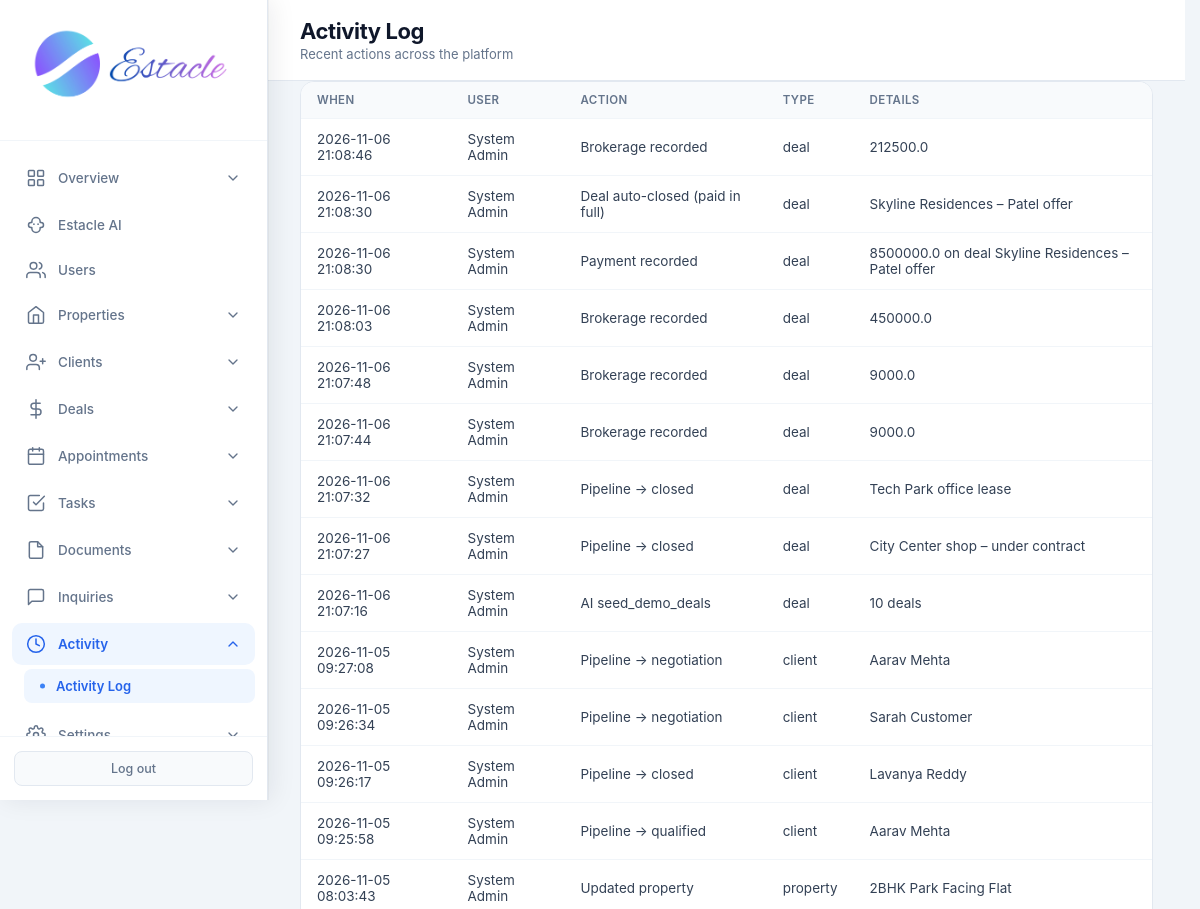
The page /admin/activity (signed in, upper part) on the database as committed earlier.
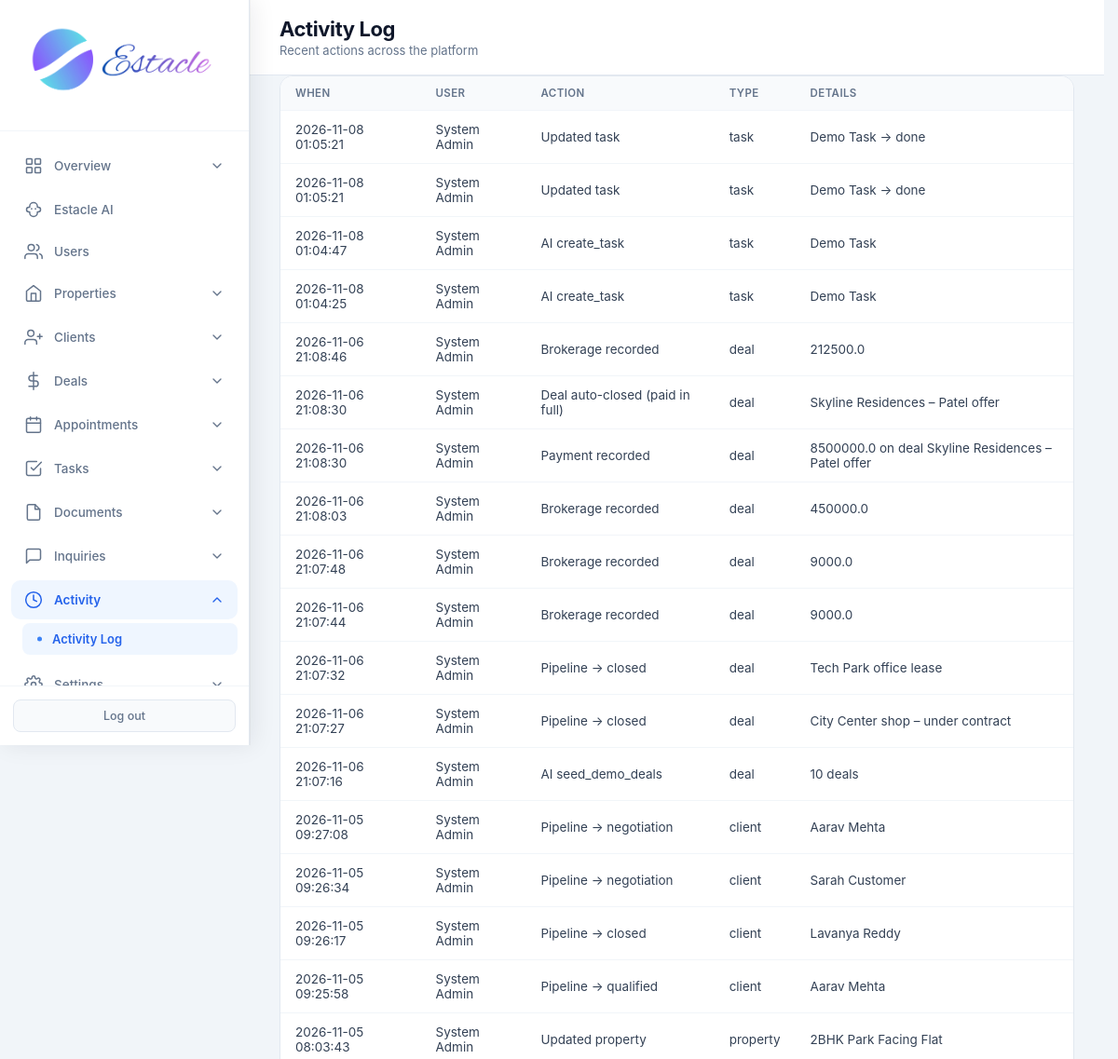
The same page on the database as committed later.
### tables this page shows
CREATE TABLE activity_log (
            id INTEGER PRIMARY KEY AUTOINCREMENT,
            user_id INTEGER,
            action TEXT NOT NULL,
            entity_type TEXT,
            entity_id INTEGER,
            details TEXT,
            created_at TIMESTAMP DEFAULT CURRENT_TIMESTAMP,
            FOREIGN KEY (user_id) REFERENCES users (id)
        );

CREATE TABLE users (
            id INTEGER PRIMARY KEY AUTOINCREMENT,
            email TEXT UNIQUE NOT NULL,
            password TEXT NOT NULL,
            full_name TEXT NOT NULL,
            role TEXT NOT NULL CHECK(role IN ('admin', 'agent', 'customer')),
            phone TEXT,
            created_at TIMESTAMP DEFAULT CURRENT_TIMESTAMP,
            is_active INTEGER DEFAULT 1
        , avatar TEXT, last_seen TIMESTAMP, job_title TEXT, department TEXT, employee_id TEXT, license_no TEXT, commission_rate REAL, alt_phone TEXT, address TEXT, city TEXT, state TEXT, country TEXT, postal_code TEXT, notes TEXT, hire_date TEXT, timezone TEXT);

### routes/admin/activity.py (the view)
@admin.route('/admin/activity')
@login_required
@role_required('admin')
def admin_activity():
    db = get_db()
    logs = db.execute(
        "SELECT a.*, u.full_name as user_name FROM activity_log a LEFT JOIN users u ON a.user_id = u.id ORDER BY a.created_at DESC LIMIT 100"
    ).fetchall()
    return render_template('admin_activity.html', logs=logs)

### core/db.py (called while the page is built)
def get_db():
    if 'db' not in g:
        g.db = sqlite3.connect(current_app.config['DATABASE'])
        g.db.row_factory = sqlite3.Row
    return g.db

### core/helpers.py (called while the page is built)
def login_required(f):
    @wraps(f)
    def decorated_function(*args, **kwargs):
        if 'user_id' not in session:
            flash('Please log in to access this page.', 'warning')
            return redirect(url_for('auth.login'))
        return f(*args, **kwargs)
    return decorated_function

def role_required(*roles):
    def decorator(f):
        @wraps(f)
        def decorated_function(*args, **kwargs):
            if 'user_id' not in session:
                flash('Please log in to access this page.', 'warning')
                return redirect(url_for('auth.login'))
            if session.get('role') not in roles:
                flash('You do not have permission to access this page.', 'danger')
                return redirect(url_for('auth.role_redirect'))
            return f(*args, **kwargs)
        return decorated_function
    return decorator

### templates/admin_activity.html (shortened to what this page needs)
<!DOCTYPE html>
<html lang="en">
<head>
<link rel="stylesheet" href="{{ url_for('static', filename='css/admin.css') }}">
</head>
<body>
<div class="app-layout">
{% set active = 'activity' %}
{% include 'partials/admin_sidebar.html' %}
<main class="main-content">
<header class="top-bar">
<div><h1 class="page-title">Activity Log</h1><p class="page-subtitle">Recent actions across the platform</p></div>
</header>
<div class="panel full"><div class="table-wrap"><table>
<thead><tr><th>When</th><th>User</th><th>Action</th><th>Type</th><th>Details</th></tr></thead>
<tbody>
{% for a in logs %}
<tr>
<td>{{ a.created_at }}</td>
<td>{{ a.user_name or '—' }}</td>
<td>{{ a.action }}</td>
<td>{{ a.entity_type or '—' }}</td>
<td>{{ a.details or '—' }}</td>
</tr>
{% else %}<tr><td colspan="5" class="empty">No activity yet</td></tr>{% endfor %}
</tbody></table></div></div>
</main>
</div>
</body>
</html>

Rows that differ between the two databases and show on the page:
added activity_log: created_at "2026-11-08 01:05:21", full_name "System Admin", action "Updated task", entity_type "task", details "Demo Task → done"
added activity_log: created_at "2026-11-08 01:05:21", full_name "System Admin", action "Updated task", entity_type "task", details "Demo Task → done"
added activity_log: created_at "2026-11-08 01:04:47", full_name "System Admin", action "AI create_task", entity_type "task", details "Demo Task"
added activity_log: created_at "2026-11-08 01:04:25", full_name "System Admin", action "AI create_task", entity_type "task", details "Demo Task"
